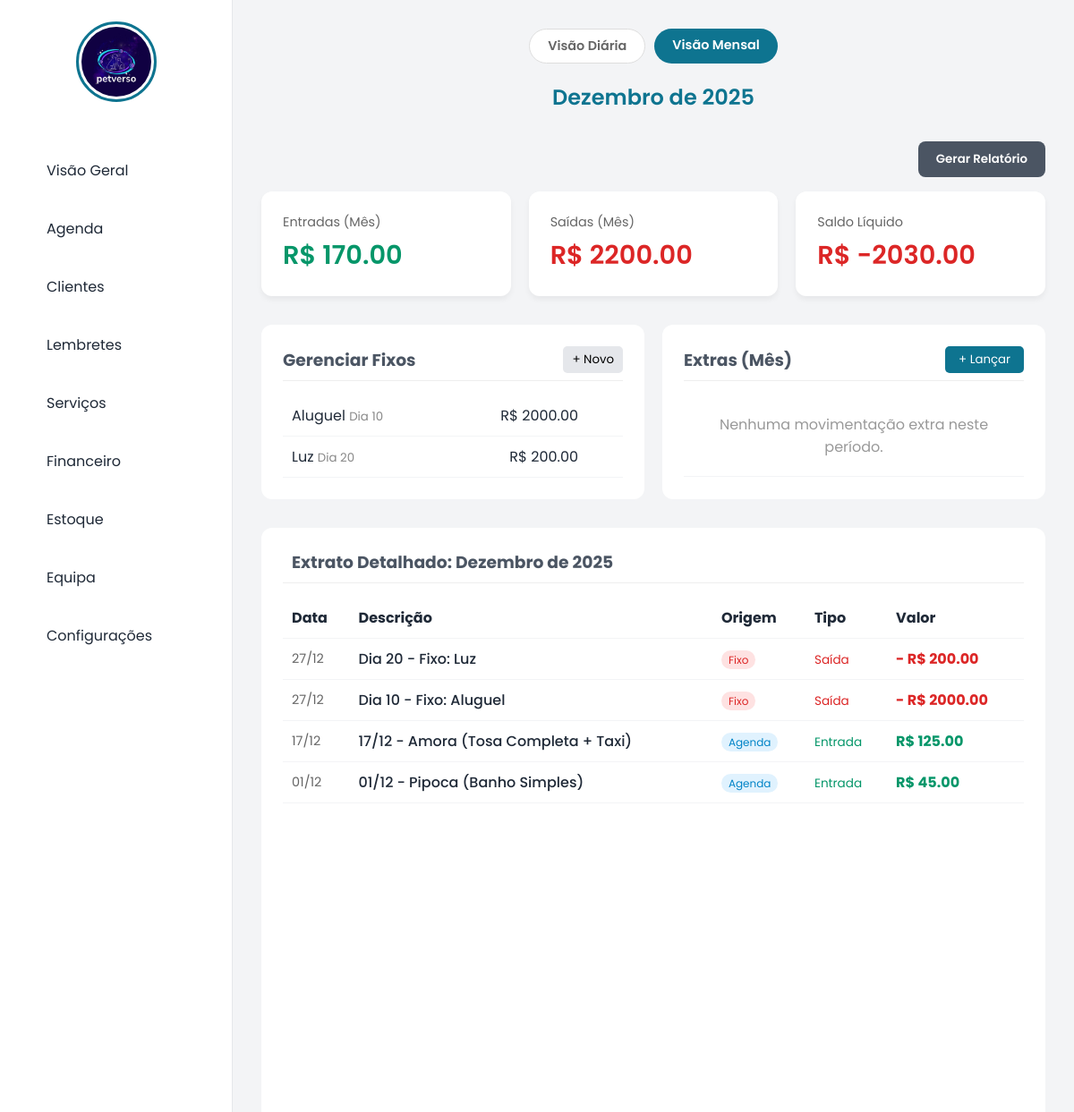
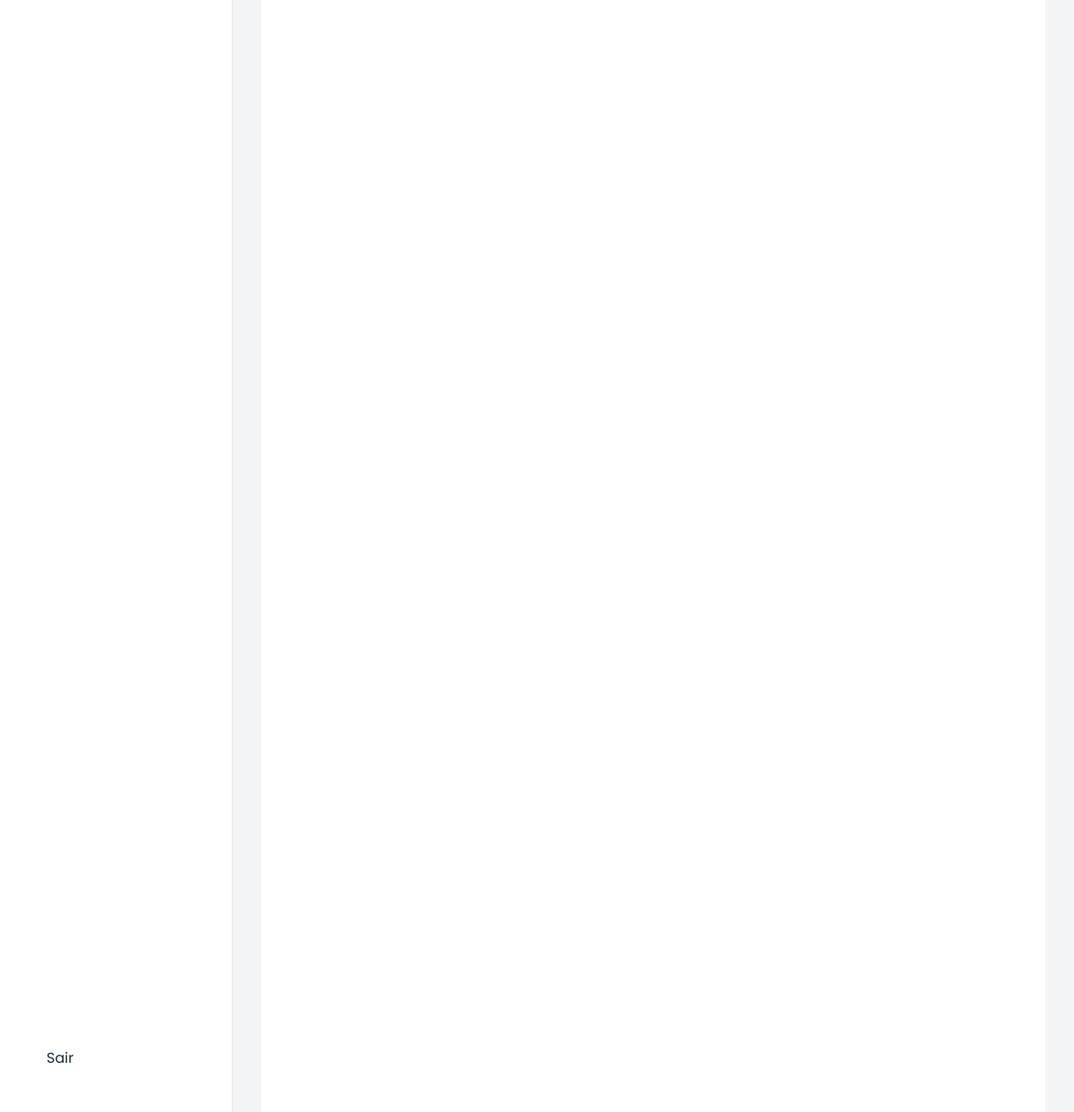
/financeiro?modo=mensal&data=2025-12-27 (signed in), run on the app's committed database (2 pictures, top to bottom).
### tables this page shows
CREATE TABLE despesas_fixas (
            id INTEGER PRIMARY KEY AUTOINCREMENT,
            nome TEXT NOT NULL,
            valor REAL NOT NULL,
            dia_vencimento INTEGER
        );

CREATE TABLE agenda (
            id INTEGER PRIMARY KEY AUTOINCREMENT,
            nome_pet TEXT NOT NULL,
            servico TEXT NOT NULL,
            data TEXT NOT NULL,
            hora TEXT NOT NULL,
            status TEXT DEFAULT 'Agendado',
            observacoes TEXT
        , taxi TEXT, nome_tutor TEXT, cliente_id INTEGER);

CREATE TABLE servicos (
            id INTEGER PRIMARY KEY AUTOINCREMENT,
            nome TEXT NOT NULL,
            descricao TEXT,
            valor REAL NOT NULL,
            duracao_minutos INTEGER DEFAULT 30
        );

### app.py (the view, shortened to what this page needs)
@app.route('/financeiro', methods=['GET', 'POST'])
def financeiro():
    if not tem_permissao('financeiro'): return redirect('/dashboard')
    conn = get_db_connection()
    try:
        dado_banco = conn.execute("SELECT valor FROM configuracoes WHERE chave='preco_taxi'").fetchone()
        VALOR_TAXI = float(dado_banco[0]) if dado_banco else 20.00
    except:
        VALOR_TAXI = 20.00
    modo = request.args.get('modo', 'diario')
    data_str = request.args.get('data', date.today().strftime('%Y-%m-%d'))
    data_obj = datetime.strptime(data_str, '%Y-%m-%d').date()
    if modo == 'mensal':
        import calendar
        dias_no_mes = calendar.monthrange(data_obj.year, data_obj.month)[1]
        data_proxima = (data_obj.replace(day=dias_no_mes) + timedelta(days=1)).strftime('%Y-%m-%d')
        data_anterior = (data_obj.replace(day=1) - timedelta(days=1)).strftime('%Y-%m-%d')
        meses_nomes = {1:'Janeiro', 2:'Fevereiro', 3:'Março', 4:'Abril', 5:'Maio', 6:'Junho', 7:'Julho', 8:'Agosto', 9:'Setembro', 10:'Outubro', 11:'Novembro', 12:'Dezembro'}
        texto_titulo = f"{meses_nomes[data_obj.month]} de {data_obj.year}"
        filtro_sql = data_obj.strftime('%Y-%m')
        query_data = "strftime('%Y-%m', data) = ?"
        query_agenda = "strftime('%Y-%m', a.data) = ?"
    receita_servicos = conn.execute(f'''
        SELECT SUM(s.valor + CASE WHEN a.taxi = 'Sim' THEN ? ELSE 0 END)
        FROM agenda a
        JOIN servicos s ON a.servico = s.nome
        WHERE a.status = 'Concluído' AND {query_agenda}
    ''', (VALOR_TAXI, filtro_sql)).fetchone()[0] or 0.0
    total_entradas_manuais = conn.execute(f"SELECT SUM(valor) FROM financeiro WHERE tipo='Entrada' AND {query_data}", (filtro_sql,)).fetchone()[0] or 0.0
    total_saidas_manuais = conn.execute(f"SELECT SUM(valor) FROM financeiro WHERE tipo='Saida' AND {query_data}", (filtro_sql,)).fetchone()[0] or 0.0
    movimentacoes_lista = conn.execute(f"SELECT * FROM financeiro WHERE {query_data} ORDER BY data DESC", (filtro_sql,)).fetchall()
    lista_fixas_todas = conn.execute("SELECT * FROM despesas_fixas ORDER BY dia_vencimento").fetchall()
    if modo == 'mensal':
        total_fixo = conn.execute("SELECT SUM(valor) FROM despesas_fixas").fetchone()[0] or 0.0
    else:
        dia_hoje = data_obj.day
        total_fixo = conn.execute("SELECT SUM(valor) FROM despesas_fixas WHERE dia_vencimento = ?", (dia_hoje,)).fetchone()[0] or 0.0
    total_entradas = receita_servicos + total_entradas_manuais
    total_saidas = total_saidas_manuais + total_fixo
    saldo = total_entradas - total_saidas
    extrato = []
    servicos_db = conn.execute(f'''
        SELECT a.data, a.hora, a.nome_pet, a.servico, a.taxi, s.valor
        FROM agenda a
        JOIN servicos s ON a.servico = s.nome
        WHERE a.status = 'Concluído' AND {query_agenda}
    ''', (filtro_sql,)).fetchall()
    for s in servicos_db:
        valor_final = s['valor']
        desc_extra = ""
        if s['taxi'] == 'Sim':
            valor_final += VALOR_TAXI
            desc_extra = " + Taxi"
        desc = f"{s['data'].split('-')[2]}/{s['data'].split('-')[1]} - {s['nome_pet']} ({s['servico']}{desc_extra})" if modo == 'mensal' else f"Serviço: {s['nome_pet']} ({s['servico']}{desc_extra})"
        extrato.append({'data': s['data'], 'descricao': desc, 'valor': valor_final, 'tipo': 'Entrada', 'origem': 'Agenda'})
    for m in movimentacoes_lista:
        desc = f"{m['data'].split('-')[2]}/{m['data'].split('-')[1]} - {m['descricao']}" if modo == 'mensal' else m['descricao']
        extrato.append({'data': m['data'], 'descricao': desc, 'valor': m['valor'], 'tipo': m['tipo'], 'origem': 'Manual'})
    if modo == 'mensal':
        for f in lista_fixas_todas:
            extrato.append({'data': f"{data_str}-{f['dia_vencimento']:02d}", 'descricao': f"Dia {f['dia_vencimento']} - Fixo: {f['nome']}", 'valor': f['valor'], 'tipo': 'Saida', 'origem': 'Fixo'})
    else:
        fixas_hoje = [f for f in lista_fixas_todas if f['dia_vencimento'] == data_obj.day]
        for f in fixas_hoje:
            extrato.append({'data': data_str, 'descricao': f"Fixo: {f['nome']}", 'valor': f['valor'], 'tipo': 'Saida', 'origem': 'Fixo'})
    extrato.sort(key=lambda x: x['data'], reverse=True)
    conn.close()
    return render_template('financeiro.html',
                           fixas=lista_fixas_todas,
                           movimentacoes=movimentacoes_lista,
                           extrato=extrato,
                           total_entradas=total_entradas,
                           total_saidas=total_saidas,
                           saldo=saldo,
                           data_atual=data_str,
                           texto_titulo=texto_titulo,
                           link_anterior=data_anterior,
                           link_proximo=data_proxima,
                           modo=modo)

### templates/financeiro.html (shortened to what this page needs)
<!DOCTYPE html>
<html lang="pt-pt">
<head>
    <link rel="stylesheet" href="/static/style.css">
</head>
<body>
     <nav class="sidebar">
    <div class="sidebar-header">
        <img src="{{ url_for('static', filename='logo.png') }}?v={{ cache_buster }}" alt="Logo" class="logo-circulo">
    </div>
    <a href="/dashboard" class="menu-item"> Visão Geral</a>
    {% if tem_permissao('agenda') %}
    <a href="/agenda" class="menu-item"> Agenda</a>
    {% endif %}
    {% if tem_permissao('clientes') %}
    <a href="/clientes" class="menu-item"> Clientes</a>
    {% endif %}
    <a href="/lembretes" class="menu-item"> Lembretes</a>
    {% if tem_permissao('servicos') %}
    <a href="/servicos" class="menu-item"> Serviços</a>
    {% endif %}
    {% if tem_permissao('financeiro') %}
    <a href="/financeiro" class="menu-item"> Financeiro</a>
    {% endif %}
    {% if tem_permissao('estoque') %}
    <a href="/estoque" class="menu-item"> Estoque</a>
    {% endif %}
    {% if session['cargo'] == 'gerente' %}
    <a href="/equipa" class="menu-item"> Equipa</a>
    {% endif %}
    {% if session['cargo'] == 'gerente' %}
    <a href="/configuracoes" class="menu-item"> Configurações</a>
{% endif %}
    <div style="margin-top: auto;">
        <a href="/logout" class="menu-item"> Sair</a>
    </div>
</nav>
    <main class="main-content">
        <div style="display: flex; justify-content: center; gap: 10px; margin-bottom: 20px;">
            <a href="?modo=diario&data={{ data_atual }}"
               style="padding: 8px 20px; border-radius: 20px; text-decoration: none; font-weight: 600; font-size: 0.9rem; transition: 0.3s;
               {% if modo == 'diario' %} background: var(--primary-color); color: white; {% else %} background: white; color: #666; border: 1px solid #ddd; {% endif %}">
               Visão Diária
            </a>
            <a href="?modo=mensal&data={{ data_atual }}"
               style="padding: 8px 20px; border-radius: 20px; text-decoration: none; font-weight: 600; font-size: 0.9rem; transition: 0.3s;
               {% if modo == 'mensal' %} background: var(--primary-color); color: white; {% else %} background: white; color: #666; border: 1px solid #ddd; {% endif %}">
               Visão Mensal
            </a>
        </div>
        <div style="display: flex; justify-content: center; align-items: center; gap: 20px; margin-bottom: 2rem;">
            <a href="?modo={{ modo }}&data={{ link_anterior }}" style="text-decoration: none; color: var(--text-dark); font-size: 1.5rem; padding: 5px 15px; border-radius: 50%; transition: 0.2s;">
            </a>
            <div style="display: flex; flex-direction: column; align-items: center;">
                <span style="font-size: 1.5rem; font-weight: 600; color: var(--primary-color);">{{ texto_titulo }}</span>
            </div>
            <a href="?modo={{ modo }}&data={{ link_proximo }}" style="text-decoration: none; color: var(--text-dark); font-size: 1.5rem; padding: 5px 15px; border-radius: 50%; transition: 0.2s;">
            </a>
        </div>
{% if session['cargo'] == 'gerente' %}
        <div style="text-align: right; margin-bottom: 1rem;">
            <button onclick="document.getElementById('modalRelatorio').style.display='flex'"
                    style="background: #4b5563; color: white; border: none; padding: 10px 20px; border-radius: 8px; cursor: pointer; font-weight: 600;">
                 Gerar Relatório
            </button>
        </div>
        {% endif %}
        <div class="cards-container">
            <div class="card">
                <div class="card-label">Entradas ({% if modo=='mensal' %}Mês{% else %}Dia{% endif %})</div>
                <div class="card-value text-green">R$ {{ "%.2f"|format(total_entradas) }}</div>
            </div>
            <div class="card">
                <div class="card-label">Saídas ({% if modo=='mensal' %}Mês{% else %}Dia{% endif %})</div>
                <div class="card-value text-red">R$ {{ "%.2f"|format(total_saidas) }}</div>
            </div>
            <div class="card">
                <div class="card-label">Saldo Líquido</div>
                <div class="card-value {% if saldo >= 0 %}text-blue{% else %}text-red{% endif %}">
                    R$ {{ "%.2f"|format(saldo) }}
                </div>
            </div>
        </div>
        <div class="section-grid">
            <div class="box">
                <div class="box-header">
                    <h3 style="color: #4b5563;">Gerenciar Fixos</h3>
                    <button onclick="abrirModal('modalFixo')" style="background: #e5e7eb; border:none; padding: 5px 10px; border-radius: 5px; cursor: pointer;">+ Novo</button>
                </div>
                <div style="max-height: 250px; overflow-y: auto;">
                    <table>
                        <tbody>
                            {% for fixo in fixas %}
                            <tr>
                                <td>
                                    {{ fixo['nome'] }}
                                    {% if modo == 'diario' and fixo['dia_vencimento'] == data_atual.split('-')[2]|int %}
                                        <span style="background: #fee2e2; color: red; padding: 2px 6px; border-radius: 4px; font-size: 0.7rem; font-weight: bold;">VENCE HOJE</span>
                                    {% else %}
                                        <small style="color:#888;">Dia {{ fixo['dia_vencimento'] }}</small>
                                    {% endif %}
                                </td>
                                <td style="text-align: right;">R$ {{ "%.2f"|format(fixo['valor']) }}</td>
                                <td style="text-align: right; width: 40px;">
                                    <form action="/financeiro/fixo" method="POST">
                                    </form>
                                </td>
                            </tr>
                            {% else %}
                            <tr><td colspan="3" style="text-align:center; color:#999;">Nenhum fixo cadastrado.</td></tr>
                            {% endfor %}
                        </tbody>
                    </table>
                </div>
            </div>
            <div class="box">
                <div class="box-header">
                    <h3 style="color: #4b5563;">Extras ({% if modo=='mensal' %}Mês{% else %}Dia{% endif %})</h3>
                    <button onclick="abrirModal('modalManual')" style="background: var(--primary-color); color: white; border:none; padding: 5px 15px; border-radius: 5px; cursor: pointer;">+ Lançar</button>
                </div>
                <div style="max-height: 250px; overflow-y: auto;">
                    <table>
                        <tbody>
                            {% for mov in movimentacoes %}
                            <tr>
                                <td>
                                    {{ mov['descricao'] }}
                                    {% if modo == 'mensal' %}
                                    <small style="display:block; color:#999; font-size:0.75rem;">Dia {{ mov['data'].split('-')[2] }}</small>
                                    {% endif %}
                                </td>
                                <td style="text-align: right;">
                                    {% if mov['tipo'] == 'Entrada' %}
                                        <span class="text-green">+ R$ {{ "%.2f"|format(mov['valor']) }}</span>
                                    {% else %}
                                        <span class="text-red">- R$ {{ "%.2f"|format(mov['valor']) }}</span>
                                    {% endif %}
                                </td>
                            </tr>
                            {% else %}
                            <tr><td colspan="2" style="text-align:center; color:#999; padding: 20px;">Nenhuma movimentação extra neste período.</td></tr>
                            {% endfor %}
                        </tbody>
                    </table>
                </div>
            </div>
        </div>
        <div class="box" style="margin-top: 2rem;">
            <div class="box-header">
                <h3 style="color: #4b5563; display: flex; align-items: center; gap: 10px;">
                     Extrato Detalhado: {{ texto_titulo }}
                </h3>
            </div>
            <table>
                <thead>
                    <tr>
                        {% if modo == 'mensal' %}<th>Data</th>{% endif %}
                        <th>Descrição</th>
                        <th>Origem</th>
                        <th>Tipo</th>
                        <th>Valor</th>
                    </tr>
                </thead>
                <tbody>
                    {% for item in extrato %}
                    <tr>
                        {% if modo == 'mensal' %}
                        <td style="color:#666; font-size:0.9rem;">
                            {{ item['data'].split('-')[2] }}/{{ item['data'].split('-')[1] }}
                        </td>
                        {% endif %}
                        <td style="font-weight: 500;">{{ item['descricao'] }}</td>
                        <td>
                            {% if item['origem'] == 'Agenda' %}
                                <span style="background: #e0f2fe; color: #0284c7; padding: 2px 8px; border-radius: 12px; font-size: 0.75rem;">Agenda</span>
                            {% elif item['origem'] == 'Fixo' %}
                                <span style="background: #fee2e2; color: #dc2626; padding: 2px 8px; border-radius: 12px; font-size: 0.75rem;">Fixo</span>
                            {% else %}
                                <span style="background: #f3f4f6; color: #4b5563; padding: 2px 8px; border-radius: 12px; font-size: 0.75rem;">Manual</span>
                            {% endif %}
                        </td>
                        <td>
                            {% if item['tipo'] == 'Entrada' %}
                                <span class="text-green" style="font-size: 0.85rem;"> Entrada</span>
                            {% else %}
                                <span class="text-red" style="font-size: 0.85rem;"> Saída</span>
                            {% endif %}
                        </td>
                        <td style="font-weight: bold;">
                            {% if item['tipo'] == 'Entrada' %}
                                <span class="text-green">R$ {{ "%.2f"|format(item['valor']) }}</span>
                            {% else %}
                                <span class="text-red">- R$ {{ "%.2f"|format(item['valor']) }}</span>
                            {% endif %}
                        </td>
                    </tr>
                    {% else %}
                    <tr>
                        <td colspan="5" style="text-align: center; padding: 2rem; color: #999;">
                            Nada registrado neste período.
                        </td>
                    </tr>
                    {% endfor %}
                </tbody>
            </table>
        </div>
    </main>
</body>
</html>

### data on the page
despesas_fixas: nome "Aluguel", dia_vencimento "10", valor "2000.00", data "27", data "12", descricao "Dia 10 - Fixo: Aluguel", shows "Saída"
despesas_fixas: nome "Luz", dia_vencimento "20", valor "200.00", data "27", data "12", descricao "Dia 20 - Fixo: Luz", shows "Saída"
agenda: data "17", data "12", descricao "17/12 - Amora (Tosa Completa + Taxi)", shows "Agenda", shows "Entrada", valor "125.00"
agenda: data "01", data "12", descricao "01/12 - Pipoca (Banho Simples)", shows "Agenda", shows "Entrada"
servicos: valor "45.00"

### other printed values
{{ texto_titulo }} "Dezembro de 2025"
{{ "%.2f"|format(total_entradas) }} "170.00"
{{ "%.2f"|format(total_saidas) }} "2200.00"
{{ "%.2f"|format(saldo) }} "-2030.00"
